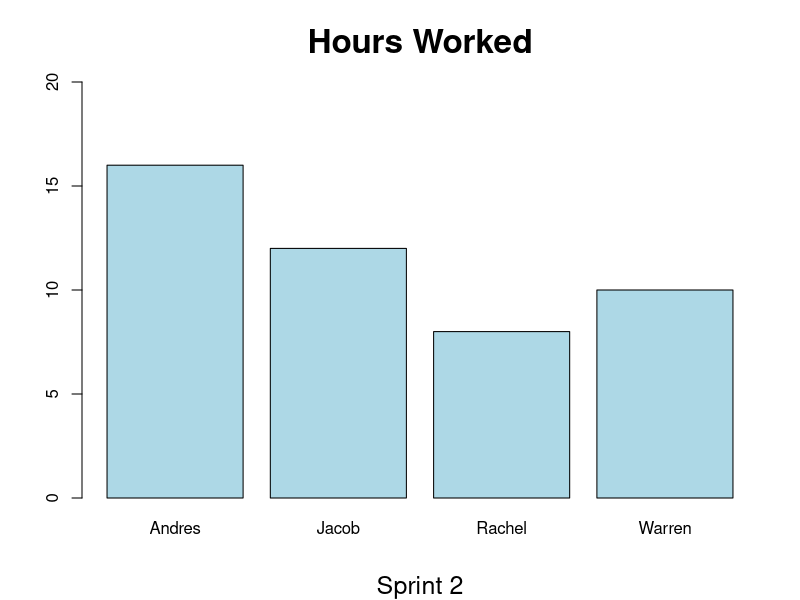

Source code (R):
rachel <- 8
warren <- 10
jacob <- 12
andres <- 16

group <- c(andres, jacob, rachel, warren)
names <- c("Andres", "Jacob", "Rachel", "Warren")

sprint <- "Sprint 2"

pdf(paste(sprint, ".pdf", sep = ""))
barplot(group, names.arg = names, 
        col = "lightblue", 
        main = "Hours Worked", cex.main = 2,
        sub = sprint, cex.sub = 1.5, 
        cex.lab = 1.4, 
        ylim = c(0, 20))
dev.off()